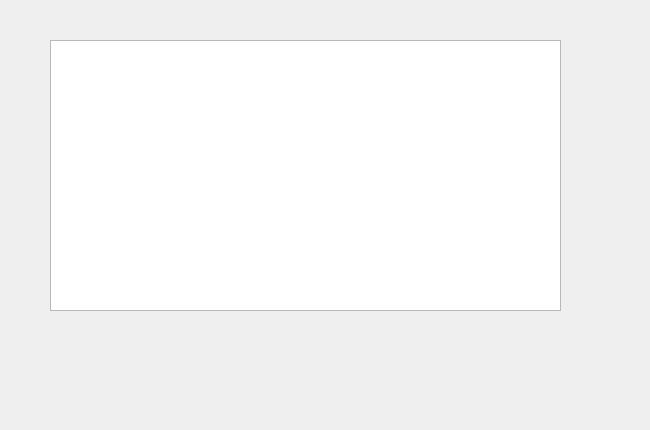
          <widget class="QWidget" name="tab_9">
           <attribute name="title">
            <string>afficher</string>
           </attribute>
           <widget class="QLabel" name="label_3">
            <property name="geometry">
             <rect>
              <x>-4</x>
              <y>-7</y>
              <width>481</width>
              <height>331</height>
             </rect>
            </property>
            <property name="text">
             <string/>
            </property>
            <property name="pixmap">
             <pixmap>../../OneDrive/Documents/images/bg.jpg</pixmap>
            </property>
           </widget>
           <widget class="QLabel" name="label_53">
            <property name="geometry">
             <rect>
              <x>10</x>
              <y>-40</y>
              <width>631</width>
              <height>421</height>
             </rect>
            </property>
            <property name="text">
             <string/>
            </property>
            <property name="pixmap">
             <pixmap>../images/bg.jpg</pixmap>
            </property>
           </widget>
           <widget class="QTableView" name="tabtic">
            <property name="geometry">
             <rect>
              <x>50</x>
              <y>40</y>
              <width>511</width>
              <height>271</height>
             </rect>
            </property>
           </widget>
           <zorder>label_53</zorder>
           <zorder>label_3</zorder>
           <zorder>tabtic</zorder>
          </widget>
